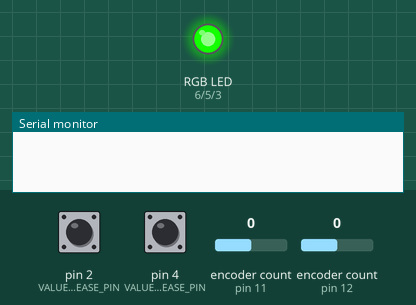
Recording of a sketch running on a simulated Arduino Uno, built with avr-gcc and run on an emulated ATmega328P. Parts: an RGB LED mixed from three pins (HIGH = lit), the last lines printed to the serial monitor. Inputs (shaded band) come from the test bench; at power-on: pin 4 (VALUE_DECREASE_PIN) HIGH, encoder count (sensors on pin 11, pin 12) 0, pin 2 (VALUE_INCREASE_PIN) HIGH. Dim RGB values are drawn brighter than linear.

Above: at 4.7 s.
4.8 s: pin 4 (VALUE_DECREASE_PIN) pulled LOW for 1 s
At 6.6 s:
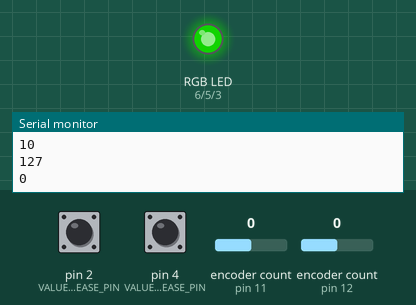
7.8 s: encoder count (sensor on pin 11) set to 1
At 9.0 s:
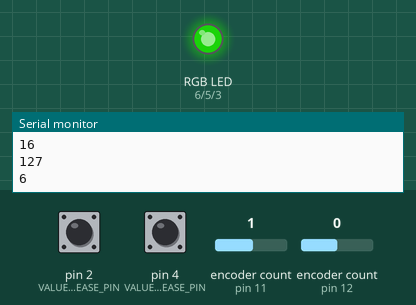
9.3 s: encoder count (sensor on pin 12) set to 4
At 10.2 s:
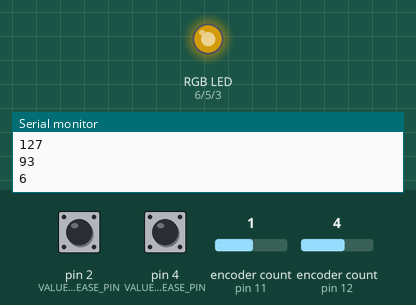
10.8 s: pin 2 (VALUE_INCREASE_PIN) pulled LOW for 0.15 s
At 11.5 s:
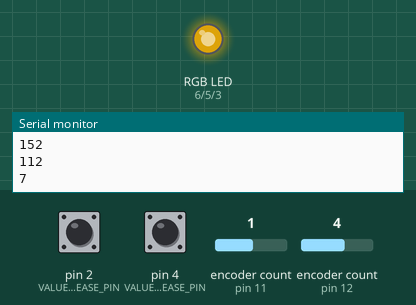
12.5 s: encoder count (sensor on pin 11) set to 0
At 13.7 s:
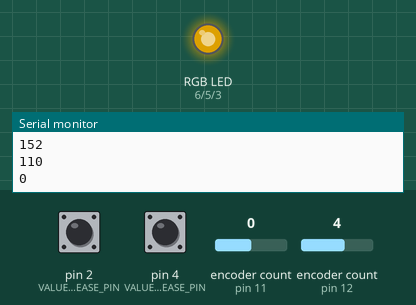
14.0 s: pin 4 (VALUE_DECREASE_PIN) pulled LOW for 0.15 s
At 15.1 s:
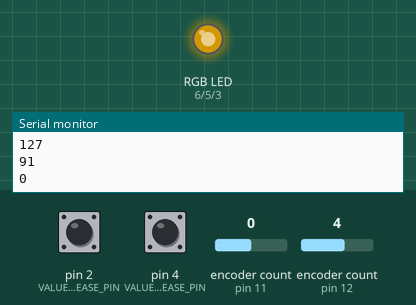
Timing chart, 0 to 16.7 s (numbered marks = the images above; inputs shaded):
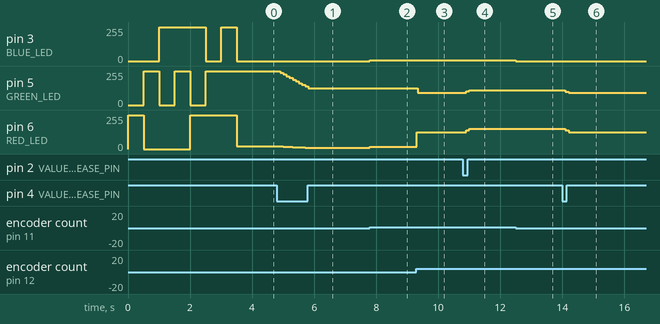

The sketch:

lampa.ino
```cpp
#include <SoftwareSerial.h>
#include <Rotary.h>

#define RED_LED 6
#define GREEN_LED 5
#define BLUE_LED 3

#define BLUETOOTH_TX 8
#define BLUETOOTH_RX 7

#define HUE_ROTARY_LEFT 12
#define HUE_ROTARY_RIGHT 13

Rotary hueRotary = Rotary(HUE_ROTARY_LEFT, HUE_ROTARY_RIGHT);
#define HUE_JUMP 0.05

#define ROTARY_LEFT 11
#define ROTARY_RIGHT 10

Rotary saturationRotary = Rotary(ROTARY_LEFT, ROTARY_RIGHT);
#define SATURATION_JUMP 0.05

#define VALUE_DECREASE_PIN 4
#define VALUE_INCREASE_PIN 2
#define VALUE_JUMP 0.05

#define INIT_DELAY_TIME 500

#define VALUE_DIFF_DELAY 100

SoftwareSerial bluetooth(BLUETOOTH_TX, BLUETOOTH_RX);

// Bluetooth data format:
// Hue|Saturation|Value|
// [0.0-1.0]|[0.0-1.0]|[0.0-1.0]|
// 0.52|0.43|0.95|

char SEP_CMD_CHAR = '|';

struct hsvColor {
  float hue;
  float saturation;
  float value;
};

struct rgbColor {
  float red;
  float green;
  float blue;
};

hsvColor lampColor = { 0.32, 1.0, 1.0 };

void setup() {
  changeLampColor({1.0, 0.0, 0.0});
  delay(INIT_DELAY_TIME);

  changeLampColor({0.0, 1.0, 0.0});
  delay(INIT_DELAY_TIME);

  changeLampColor({0.0, 0.0, 1.0});
  delay(INIT_DELAY_TIME);

  changeLampColor({0.0, 1.0, 1.0});
  delay(INIT_DELAY_TIME);

  changeLampColor({1.0, 0.0, 1.0});
  delay(INIT_DELAY_TIME);

  changeLampColor({1.0, 1.0, 0.0});
  delay(INIT_DELAY_TIME);

  changeLampColor({1.0, 1.0, 1.0});
  delay(INIT_DELAY_TIME);

  updateLamp();

  Serial.begin(9600);
  bluetooth.begin(9600);

  pinMode(VALUE_DECREASE_PIN, INPUT_PULLUP);
  pinMode(VALUE_INCREASE_PIN, INPUT_PULLUP);

  hueRotary.begin(true);
  saturationRotary.begin(true);
}

void loop() {
  int valueIncrease = digitalRead(VALUE_INCREASE_PIN);
  int valueDecrease = digitalRead(VALUE_DECREASE_PIN);

  unsigned char hueResult = hueRotary.process();
  unsigned char saturationResult = saturationRotary.process();

  if (valueDecrease == LOW) {
    addLimitedDiff(&lampColor.value, -VALUE_JUMP);
    delay(VALUE_DIFF_DELAY);
  } else if (valueIncrease == LOW) {
    addLimitedDiff(&lampColor.value, VALUE_JUMP);
    delay(VALUE_DIFF_DELAY);
  } else if (hueResult) {
    if (hueResult == DIR_CW) {
      addRoundingDiff(&lampColor.hue, -HUE_JUMP);
    } else {
      addRoundingDiff(&lampColor.hue, HUE_JUMP);
    }
  } else if (saturationResult) {
    if (saturationResult == DIR_CW) {
      addLimitedDiff(&lampColor.saturation, -SATURATION_JUMP);
    } else {
      addLimitedDiff(&lampColor.saturation, SATURATION_JUMP);
    }
  } else if(bluetooth.available() > 1) {
    float hue = bluetooth.parseFloat();
    if (bluetooth.read() != SEP_CMD_CHAR) return;

    float saturation = bluetooth.parseFloat();
    if (bluetooth.read() != SEP_CMD_CHAR) return;

    float value = bluetooth.parseFloat();
    lampColor = { hue, saturation, value };
  } else {
    return;
  }
  updateLamp();
}

void addRoundingDiff(float* value, float diff) {
  float newValue = *value + diff;
  if (newValue < 0) {
    newValue = 1.0;
  } else if (newValue > 1.0) {
    newValue = 0.0;
  }
  *value = newValue;
}

void addLimitedDiff(float* value, float diff) {
  float newValue = *value + diff;
  if (newValue < 0) {
    newValue = 0.0;
  } else if (newValue > 1.0) {
    newValue = 1.0;
  }
  *value = newValue;
}

void updateLamp() {
  changeLampColor(rgbFromHsv(lampColor));
}

void changeLampColor(rgbColor rgb) {
  Serial.println("Update RGB");
  Serial.println((int)(rgb.red * 255));
  Serial.println((int)(rgb.green * 255));
  Serial.println((int)(rgb.blue * 255));

  analogWrite(RED_LED, (int)(rgb.red * 255));
  analogWrite(GREEN_LED, (int)(rgb.green * 255));
  analogWrite(BLUE_LED, (int)(rgb.blue * 255));
}

// https://gist.github.com/postspectacular/2a4a8db092011c6743a7
float fract(float x) { return x - int(x); }

float mix(float a, float b, float t) { return a + (b - a) * t; }

rgbColor rgbFromHsv(hsvColor hsv) {
  float red = hsv.value * mix(1.0, constrain(fabs(fract(hsv.hue + 1.0) * 6.0 - 3.0) - 1.0, 0.0, 1.0), hsv.saturation);
  float green = hsv.value * mix(1.0, constrain(fabs(fract(hsv.hue + 0.6666666) * 6.0 - 3.0) - 1.0, 0.0, 1.0), hsv.saturation);
  float blue = hsv.value * mix(1.0, constrain(fabs(fract(hsv.hue + 0.3333333) * 6.0 - 3.0) - 1.0, 0.0, 1.0), hsv.saturation);

  return { red, green, blue };
}
```

Measured:
- after the input at 4.8 s, pin 5 (GREEN_LED): moves from 255/255 to 127/255 over 0.91 s, starting after 0.10 s; pin 6 (RED_LED): moves from 20/255 to 10/255 over 0.91 s, starting after 0.10 s
- after the input at 7.8 s, pin 3 (BLUE_LED): 0/255 → 6/255 at once; pin 6 (RED_LED): 10/255 → 16/255 at once
- after the input at 9.3 s, pin 5 (GREEN_LED): 127/255 → 93/255 at once; pin 6 (RED_LED): 16/255 → 127/255 at once
- after the input at 10.8 s, pin 3 (BLUE_LED): 6/255 → 7/255 after 0.10 s; pin 5 (GREEN_LED): 93/255 → 102/255 after 0.10 s, → 112/255 0.10 s later; pin 6 (RED_LED): 127/255 → 140/255 after 0.10 s, → 152/255 0.10 s later
- after the input at 12.5 s, pin 3 (BLUE_LED): 7/255 → 0/255 at once; pin 5 (GREEN_LED): 112/255 → 110/255 at once
- after the input at 14.0 s, pin 5 (GREEN_LED): 110/255 → 100/255 after 0.10 s, → 91/255 0.10 s later; pin 6 (RED_LED): 152/255 → 140/255 after 0.10 s, → 127/255 0.10 s later
